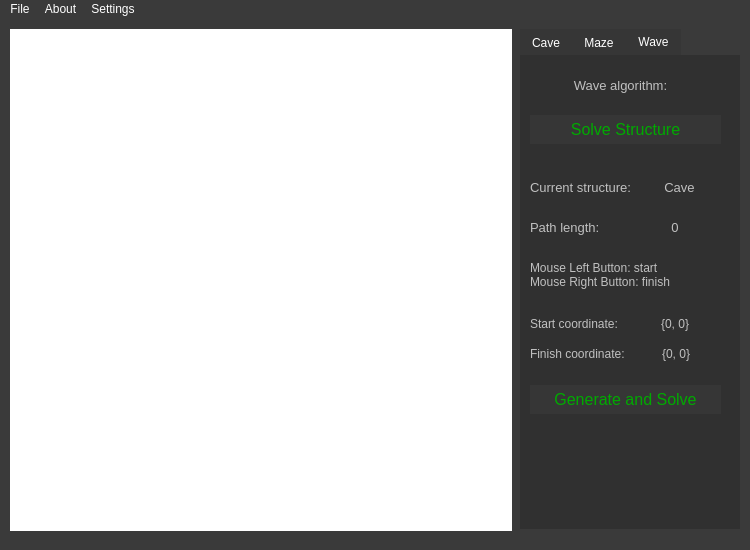
<?xml version="1.0" encoding="UTF-8"?>
<ui version="4.0">
 <class>View</class>
 <widget class="QMainWindow" name="View">
  <property name="geometry">
   <rect>
    <x>0</x>
    <y>0</y>
    <width>750</width>
    <height>550</height>
   </rect>
  </property>
  <property name="minimumSize">
   <size>
    <width>750</width>
    <height>550</height>
   </size>
  </property>
  <property name="maximumSize">
   <size>
    <width>750</width>
    <height>550</height>
   </size>
  </property>
  <property name="windowTitle">
   <string>View</string>
  </property>
  <property name="styleSheet">
   <string notr="true">QMainWindow {
	background-color: #3a3a3a;
}

QMessageBox {
	background-color: #3a3a3a;
}

QMessageBox QLabel {
    color: white;
}

QMessageBox QPushButton {
    color: #00aa00;
	background-color: #363636;
}

QMessageBox QPushButton::pressed {
    color: #00aa00;
	background-color:  #252525;
}

QMenuBar {
	color: white;
	background-color: #3a3a3a;
	border: 0px;
}

QMenuBar::item::selected {
	color: white;
	background-color: #303030;
}

QMenu {
	color: white;
    background-color:  #3a3a3a;
}

QMenu::item {
	color: white;
    background-color:  #3a3a3a;
}

QMenu::item:selected {
    background-color: #303030;
}
</string>
  </property>
  <widget class="QWidget" name="centralwidget">
   <widget class="Scene" name="graphicsView">
    <property name="geometry">
     <rect>
      <x>10</x>
      <y>10</y>
      <width>502</width>
      <height>502</height>
     </rect>
    </property>
    <property name="styleSheet">
     <string notr="true">border: 0px;</string>
    </property>
   </widget>
   <widget class="QTabWidget" name="tabWidget">
    <property name="geometry">
     <rect>
      <x>520</x>
      <y>10</y>
      <width>220</width>
      <height>500</height>
     </rect>
    </property>
    <property name="styleSheet">
     <string notr="true">QTabWidget {
	color: white;
	background-color:  #303030;
	border: 0px;
}

QTabBar::tab {
	color: white;
	background-color: #363636;
}

QTabWidget::pane { border: 0; }</string>
    </property>
    <property name="currentIndex">
     <number>2</number>
    </property>
    <widget class="QWidget" name="Cave">
     <property name="styleSheet">
      <string notr="true">QWidget {
	color: #C0C0C0;
	background-color:  #303030;
	border: 0px;
}

QPushButton {
	color: #00aa00;
	background-color: #363636;
}

QPushButton::pressed {
	color: #00aa00;
	background-color:  #252525;
}

QPushButton::howered {
	color: #00aa00;
	background-color:  #303030;
}

QSpinBox {
	color: #C0C0C0;
	background-color: #363636;
}</string>
     </property>
     <attribute name="title">
      <string>Cave</string>
     </attribute>
     <widget class="QLabel" name="label">
      <property name="geometry">
       <rect>
        <x>10</x>
        <y>90</y>
        <width>201</width>
        <height>20</height>
       </rect>
      </property>
      <property name="font">
       <font>
        <pointsize>10</pointsize>
       </font>
      </property>
      <property name="text">
       <string>Cave generation settings:</string>
      </property>
      <property name="alignment">
       <set>Qt::AlignCenter</set>
      </property>
     </widget>
     <widget class="QWidget" name="layoutWidget">
      <property name="geometry">
       <rect>
        <x>10</x>
        <y>150</y>
        <width>191</width>
        <height>31</height>
       </rect>
      </property>
      <layout class="QHBoxLayout" name="horizontalLayout_3">
       <item>
        <widget class="QLabel" name="label_cols_cave">
         <property name="font">
          <font>
           <pointsize>10</pointsize>
          </font>
         </property>
         <property name="text">
          <string>Cave cols:</string>
         </property>
        </widget>
       </item>
       <item>
        <widget class="QSpinBox" name="cave_cols">
         <property name="font">
          <font>
           <pointsize>10</pointsize>
          </font>
         </property>
         <property name="alignment">
          <set>Qt::AlignCenter</set>
         </property>
         <property name="maximum">
          <number>150</number>
         </property>
        </widget>
       </item>
      </layout>
     </widget>
     <widget class="QWidget" name="layoutWidget">
      <property name="geometry">
       <rect>
        <x>10</x>
        <y>120</y>
        <width>191</width>
        <height>31</height>
       </rect>
      </property>
      <layout class="QHBoxLayout" name="horizontalLayout_4" stretch="0,0">
       <item>
        <widget class="QLabel" name="label_rows_cave">
         <property name="font">
          <font>
           <pointsize>10</pointsize>
          </font>
         </property>
         <property name="text">
          <string>Cave rows:</string>
         </property>
        </widget>
       </item>
       <item>
        <widget class="QSpinBox" name="cave_rows">
         <property name="font">
          <font>
           <pointsize>10</pointsize>
          </font>
         </property>
         <property name="alignment">
          <set>Qt::AlignCenter</set>
         </property>
         <property name="maximum">
          <number>150</number>
         </property>
        </widget>
       </item>
      </layout>
     </widget>
     <widget class="QWidget" name="layoutWidget">
      <property name="geometry">
       <rect>
        <x>10</x>
        <y>10</y>
        <width>191</width>
        <height>67</height>
       </rect>
      </property>
      <layout class="QVBoxLayout" name="verticalLayout">
       <item>
        <widget class="QPushButton" name="ImportCave">
         <property name="text">
          <string>Import</string>
         </property>
        </widget>
       </item>
       <item>
        <widget class="QPushButton" name="ExportCave">
         <property name="font">
          <font>
           <pointsize>12</pointsize>
          </font>
         </property>
         <property name="text">
          <string>Export</string>
         </property>
        </widget>
       </item>
      </layout>
     </widget>
     <widget class="QWidget" name="layoutWidget">
      <property name="geometry">
       <rect>
        <x>10</x>
        <y>190</y>
        <width>191</width>
        <height>31</height>
       </rect>
      </property>
      <layout class="QHBoxLayout" name="horizontalLayout_5">
       <item>
        <widget class="QLabel" name="label_2">
         <property name="font">
          <font>
           <pointsize>10</pointsize>
          </font>
         </property>
         <property name="text">
          <string>Live chance:</string>
         </property>
        </widget>
       </item>
       <item>
        <widget class="QSpinBox" name="live_chance">
         <property name="alignment">
          <set>Qt::AlignCenter</set>
         </property>
         <property name="minimum">
          <number>0</number>
         </property>
         <property name="maximum">
          <number>100</number>
         </property>
        </widget>
       </item>
      </layout>
     </widget>
     <widget class="QWidget" name="layoutWidget">
      <property name="geometry">
       <rect>
        <x>10</x>
        <y>220</y>
        <width>191</width>
        <height>31</height>
       </rect>
      </property>
      <layout class="QHBoxLayout" name="horizontalLayout_6">
       <item>
        <widget class="QLabel" name="label_3">
         <property name="font">
          <font>
           <pointsize>10</pointsize>
          </font>
         </property>
         <property name="text">
          <string>Population:</string>
         </property>
        </widget>
       </item>
       <item>
        <widget class="QSpinBox" name="population_count">
         <property name="alignment">
          <set>Qt::AlignCenter</set>
         </property>
         <property name="minimum">
          <number>1</number>
         </property>
         <property name="maximum">
          <number>100</number>
         </property>
        </widget>
       </item>
      </layout>
     </widget>
     <widget class="QWidget" name="layoutWidget">
      <property name="geometry">
       <rect>
        <x>10</x>
        <y>330</y>
        <width>191</width>
        <height>67</height>
       </rect>
      </property>
      <layout class="QVBoxLayout" name="verticalLayout_2">
       <item>
        <widget class="QPushButton" name="GenerateCave">
         <property name="font">
          <font>
           <pointsize>12</pointsize>
          </font>
         </property>
         <property name="text">
          <string>Generate</string>
         </property>
        </widget>
       </item>
       <item>
        <widget class="QPushButton" name="StepGenerationCave">
         <property name="font">
          <font>
           <pointsize>12</pointsize>
          </font>
         </property>
         <property name="text">
          <string>Step</string>
         </property>
        </widget>
       </item>
      </layout>
     </widget>
     <widget class="QWidget" name="layoutWidget">
      <property name="geometry">
       <rect>
        <x>10</x>
        <y>400</y>
        <width>191</width>
        <height>31</height>
       </rect>
      </property>
      <layout class="QHBoxLayout" name="horizontalLayout_9">
       <item>
        <widget class="QPushButton" name="TimerStartStopCave">
         <property name="font">
          <font>
           <pointsize>12</pointsize>
          </font>
         </property>
         <property name="text">
          <string>Start</string>
         </property>
        </widget>
       </item>
       <item>
        <widget class="QSpinBox" name="timer_value_ms">
         <property name="font">
          <font>
           <pointsize>10</pointsize>
          </font>
         </property>
         <property name="alignment">
          <set>Qt::AlignCenter</set>
         </property>
         <property name="minimum">
          <number>10</number>
         </property>
         <property name="maximum">
          <number>1000</number>
         </property>
         <property name="value">
          <number>100</number>
         </property>
        </widget>
       </item>
      </layout>
     </widget>
     <widget class="QWidget" name="layoutWidget">
      <property name="geometry">
       <rect>
        <x>10</x>
        <y>260</y>
        <width>191</width>
        <height>31</height>
       </rect>
      </property>
      <layout class="QHBoxLayout" name="horizontalLayout_7">
       <item>
        <widget class="QSpinBox" name="born_left_border">
         <property name="maximum">
          <number>8</number>
         </property>
         <property name="value">
          <number>5</number>
         </property>
        </widget>
       </item>
       <item>
        <widget class="QLabel" name="label_4">
         <property name="font">
          <font>
           <pointsize>10</pointsize>
          </font>
         </property>
         <property name="text">
          <string>Born</string>
         </property>
         <property name="alignment">
          <set>Qt::AlignCenter</set>
         </property>
        </widget>
       </item>
       <item>
        <widget class="QSpinBox" name="born_rigth_border">
         <property name="maximum">
          <number>8</number>
         </property>
         <property name="value">
          <number>8</number>
         </property>
        </widget>
       </item>
      </layout>
     </widget>
     <widget class="QWidget" name="layoutWidget">
      <property name="geometry">
       <rect>
        <x>10</x>
        <y>290</y>
        <width>191</width>
        <height>31</height>
       </rect>
      </property>
      <layout class="QHBoxLayout" name="horizontalLayout_8">
       <item>
        <widget class="QSpinBox" name="survive_left_border">
         <property name="maximum">
          <number>8</number>
         </property>
         <property name="value">
          <number>4</number>
         </property>
        </widget>
       </item>
       <item>
        <widget class="QLabel" name="label_5">
         <property name="font">
          <font>
           <pointsize>10</pointsize>
          </font>
         </property>
         <property name="text">
          <string>Survive</string>
         </property>
         <property name="alignment">
          <set>Qt::AlignCenter</set>
         </property>
        </widget>
       </item>
       <item>
        <widget class="QSpinBox" name="survive_rigth_border">
         <property name="maximum">
          <number>8</number>
         </property>
         <property name="value">
          <number>8</number>
         </property>
        </widget>
       </item>
      </layout>
     </widget>
     <widget class="QWidget" name="layoutWidget">
      <property name="geometry">
       <rect>
        <x>10</x>
        <y>440</y>
        <width>191</width>
        <height>26</height>
       </rect>
      </property>
      <layout class="QHBoxLayout" name="horizontalLayout_10">
       <item>
        <widget class="QLabel" name="label_6">
         <property name="font">
          <font>
           <pointsize>9</pointsize>
          </font>
         </property>
         <property name="text">
          <string>Current population:</string>
         </property>
        </widget>
       </item>
       <item>
        <widget class="QLabel" name="current_population">
         <property name="font">
          <font>
           <pointsize>9</pointsize>
          </font>
         </property>
         <property name="text">
          <string>0</string>
         </property>
         <property name="alignment">
          <set>Qt::AlignCenter</set>
         </property>
        </widget>
       </item>
      </layout>
     </widget>
    </widget>
    <widget class="QWidget" name="Maze">
     <property name="styleSheet">
      <string notr="true">QWidget {
	color: #C0C0C0;
	background-color:  #303030;
	border: 0px;
}

QPushButton {
	color: #00aa00;
	background-color: #363636;
}

QPushButton::pressed {
	color: #00aa00;
	background-color:  #252525;
}

QPushButton::selected {
	color: #00aa00;
	background-color:  #303030;
}

QSpinBox {
	color: #C0C0C0;
	background-color: #363636;
}</string>
     </property>
     <attribute name="title">
      <string>Maze</string>
     </attribute>
     <widget class="QLabel" name="label_7">
      <property name="geometry">
       <rect>
        <x>10</x>
        <y>90</y>
        <width>201</width>
        <height>20</height>
       </rect>
      </property>
      <property name="font">
       <font>
        <pointsize>10</pointsize>
       </font>
      </property>
      <property name="text">
       <string>Maze generation settings:</string>
      </property>
      <property name="alignment">
       <set>Qt::AlignCenter</set>
      </property>
     </widget>
     <widget class="QPushButton" name="GenerateMaze">
      <property name="geometry">
       <rect>
        <x>10</x>
        <y>200</y>
        <width>191</width>
        <height>29</height>
       </rect>
      </property>
      <property name="font">
       <font>
        <pointsize>12</pointsize>
       </font>
      </property>
      <property name="text">
       <string>Generate</string>
      </property>
     </widget>
     <widget class="QWidget" name="layoutWidget">
      <property name="geometry">
       <rect>
        <x>10</x>
        <y>120</y>
        <width>191</width>
        <height>33</height>
       </rect>
      </property>
      <layout class="QHBoxLayout" name="horizontalLayout" stretch="0,0">
       <item>
        <widget class="QLabel" name="label_rows">
         <property name="font">
          <font>
           <pointsize>10</pointsize>
          </font>
         </property>
         <property name="text">
          <string>Maze rows:</string>
         </property>
        </widget>
       </item>
       <item>
        <widget class="QSpinBox" name="maze_rows">
         <property name="font">
          <font>
           <pointsize>10</pointsize>
          </font>
         </property>
         <property name="alignment">
          <set>Qt::AlignCenter</set>
         </property>
         <property name="minimum">
          <number>0</number>
         </property>
         <property name="maximum">
          <number>100</number>
         </property>
         <property name="value">
          <number>0</number>
         </property>
        </widget>
       </item>
      </layout>
     </widget>
     <widget class="QWidget" name="layoutWidget">
      <property name="geometry">
       <rect>
        <x>10</x>
        <y>150</y>
        <width>191</width>
        <height>33</height>
       </rect>
      </property>
      <layout class="QHBoxLayout" name="horizontalLayout_2" stretch="0,0">
       <item>
        <widget class="QLabel" name="label_cols">
         <property name="font">
          <font>
           <pointsize>10</pointsize>
          </font>
         </property>
         <property name="text">
          <string>Maze cols:</string>
         </property>
        </widget>
       </item>
       <item>
        <widget class="QSpinBox" name="maze_cols">
         <property name="font">
          <font>
           <pointsize>10</pointsize>
          </font>
         </property>
         <property name="alignment">
          <set>Qt::AlignCenter</set>
         </property>
         <property name="minimum">
          <number>0</number>
         </property>
         <property name="maximum">
          <number>100</number>
         </property>
         <property name="value">
          <number>0</number>
         </property>
        </widget>
       </item>
      </layout>
     </widget>
     <widget class="QWidget" name="layoutWidget">
      <property name="geometry">
       <rect>
        <x>10</x>
        <y>10</y>
        <width>191</width>
        <height>70</height>
       </rect>
      </property>
      <layout class="QVBoxLayout" name="verticalLayout_3">
       <item>
        <widget class="QPushButton" name="ImportMaze">
         <property name="font">
          <font>
           <pointsize>12</pointsize>
          </font>
         </property>
         <property name="text">
          <string>Import</string>
         </property>
        </widget>
       </item>
       <item>
        <widget class="QPushButton" name="ExportMaze">
         <property name="font">
          <font>
           <pointsize>12</pointsize>
          </font>
         </property>
         <property name="text">
          <string>Export</string>
         </property>
        </widget>
       </item>
      </layout>
     </widget>
     <widget class="QLabel" name="label_eyler">
      <property name="geometry">
       <rect>
        <x>17</x>
        <y>240</y>
        <width>191</width>
        <height>81</height>
       </rect>
      </property>
      <property name="text">
       <string>&lt;html&gt;&lt;head/&gt;&lt;body&gt;&lt;p&gt;Eller's algorithm creates&lt;br/&gt;perfect mazes, having only&lt;br/&gt;a single path between any&lt;br/&gt;two cells, one row at a time. &lt;/p&gt;&lt;/body&gt;&lt;/html&gt;</string>
      </property>
     </widget>
    </widget>
    <widget class="QWidget" name="Wave">
     <property name="styleSheet">
      <string notr="true">QWidget {
	color: #C0C0C0;
	background-color:  #303030;
	border: 0px;
}

QPushButton {
	color: #00aa00;
	background-color: #363636;
}

QPushButton::pressed {
	color: #00aa00;
	background-color:  #252525;
}

QPushButton::howered {
	color: #00aa00;
	background-color:  #303030;
}

QSpinBox {
	color: #C0C0C0;
	background-color: #363636;
}</string>
     </property>
     <attribute name="title">
      <string>Wave</string>
     </attribute>
     <widget class="QPushButton" name="SolveStrucute">
      <property name="geometry">
       <rect>
        <x>10</x>
        <y>60</y>
        <width>191</width>
        <height>29</height>
       </rect>
      </property>
      <property name="font">
       <font>
        <pointsize>12</pointsize>
       </font>
      </property>
      <property name="text">
       <string>Solve Structure</string>
      </property>
     </widget>
     <widget class="QLabel" name="label_8">
      <property name="geometry">
       <rect>
        <x>0</x>
        <y>20</y>
        <width>201</width>
        <height>20</height>
       </rect>
      </property>
      <property name="font">
       <font>
        <pointsize>10</pointsize>
       </font>
      </property>
      <property name="text">
       <string>Wave algorithm:</string>
      </property>
      <property name="alignment">
       <set>Qt::AlignCenter</set>
      </property>
     </widget>
     <widget class="QWidget" name="layoutWidget">
      <property name="geometry">
       <rect>
        <x>10</x>
        <y>120</y>
        <width>191</width>
        <height>25</height>
       </rect>
      </property>
      <layout class="QHBoxLayout" name="horizontalLayout_11">
       <item>
        <widget class="QLabel" name="label_9">
         <property name="font">
          <font>
           <pointsize>10</pointsize>
          </font>
         </property>
         <property name="text">
          <string>Current structure:</string>
         </property>
        </widget>
       </item>
       <item>
        <widget class="QLabel" name="current_structure">
         <property name="font">
          <font>
           <pointsize>10</pointsize>
          </font>
         </property>
         <property name="text">
          <string>Cave</string>
         </property>
         <property name="alignment">
          <set>Qt::AlignCenter</set>
         </property>
        </widget>
       </item>
      </layout>
     </widget>
     <widget class="QWidget" name="layoutWidget">
      <property name="geometry">
       <rect>
        <x>10</x>
        <y>160</y>
        <width>191</width>
        <height>25</height>
       </rect>
      </property>
      <layout class="QHBoxLayout" name="horizontalLayout_12" stretch="0,0">
       <item>
        <widget class="QLabel" name="label_11">
         <property name="font">
          <font>
           <pointsize>10</pointsize>
          </font>
         </property>
         <property name="text">
          <string>Path length:</string>
         </property>
        </widget>
       </item>
       <item>
        <widget class="QLabel" name="path_length">
         <property name="font">
          <font>
           <pointsize>10</pointsize>
          </font>
         </property>
         <property name="text">
          <string>0</string>
         </property>
         <property name="alignment">
          <set>Qt::AlignCenter</set>
         </property>
        </widget>
       </item>
      </layout>
     </widget>
     <widget class="QLabel" name="label_path_info">
      <property name="geometry">
       <rect>
        <x>10</x>
        <y>200</y>
        <width>201</width>
        <height>41</height>
       </rect>
      </property>
      <property name="text">
       <string>&lt;html&gt;&lt;head/&gt;&lt;body&gt;&lt;p&gt;Mouse Left Button: start&lt;br/&gt;Mouse Right Button: finish&lt;/p&gt;&lt;/body&gt;&lt;/html&gt;</string>
      </property>
     </widget>
     <widget class="QWidget" name="layoutWidget_2">
      <property name="geometry">
       <rect>
        <x>10</x>
        <y>290</y>
        <width>191</width>
        <height>18</height>
       </rect>
      </property>
      <layout class="QHBoxLayout" name="horizontalLayout_14">
       <item>
        <widget class="QLabel" name="label_13">
         <property name="text">
          <string>Finish coordinate:</string>
         </property>
        </widget>
       </item>
       <item>
        <widget class="QLabel" name="label_finish_position">
         <property name="text">
          <string>{0, 0}</string>
         </property>
         <property name="alignment">
          <set>Qt::AlignCenter</set>
         </property>
        </widget>
       </item>
      </layout>
     </widget>
     <widget class="QWidget" name="layoutWidget">
      <property name="geometry">
       <rect>
        <x>10</x>
        <y>260</y>
        <width>191</width>
        <height>18</height>
       </rect>
      </property>
      <layout class="QHBoxLayout" name="horizontalLayout_13">
       <item>
        <widget class="QLabel" name="label_10">
         <property name="text">
          <string>Start coordinate:</string>
         </property>
        </widget>
       </item>
       <item>
        <widget class="QLabel" name="label_start_position">
         <property name="text">
          <string>{0, 0}</string>
         </property>
         <property name="alignment">
          <set>Qt::AlignCenter</set>
         </property>
        </widget>
       </item>
      </layout>
     </widget>
     <widget class="QPushButton" name="GenerateAndSolveStructure">
      <property name="geometry">
       <rect>
        <x>10</x>
        <y>330</y>
        <width>191</width>
        <height>29</height>
       </rect>
      </property>
      <property name="font">
       <font>
        <pointsize>12</pointsize>
       </font>
      </property>
      <property name="text">
       <string>Generate and Solve</string>
      </property>
     </widget>
    </widget>
   </widget>
  </widget>
  <widget class="QMenuBar" name="menubar">
   <property name="geometry">
    <rect>
     <x>0</x>
     <y>0</y>
     <width>750</width>
     <height>21</height>
    </rect>
   </property>
   <widget class="QMenu" name="menuFile">
    <property name="title">
     <string>File</string>
    </property>
    <addaction name="actionImport"/>
   </widget>
   <widget class="QMenu" name="menuAbout">
    <property name="title">
     <string>About</string>
    </property>
    <addaction name="actionWave_Algorithm"/>
    <addaction name="actionCave_Generation"/>
   </widget>
   <widget class="QMenu" name="menuSettings">
    <property name="title">
     <string>Settings</string>
    </property>
    <addaction name="actionWall_color"/>
    <addaction name="actionPath_color"/>
   </widget>
   <addaction name="menuFile"/>
   <addaction name="menuAbout"/>
   <addaction name="menuSettings"/>
  </widget>
  <action name="actionWave_Algorithm">
   <property name="text">
    <string>Wave Algorithm</string>
   </property>
  </action>
  <action name="actionCave_Generation">
   <property name="text">
    <string>Cave Generation</string>
   </property>
  </action>
  <action name="actionImport">
   <property name="text">
    <string>Import</string>
   </property>
  </action>
  <action name="actionWall_color">
   <property name="text">
    <string>Wall color</string>
   </property>
  </action>
  <action name="actionEmpty_color">
   <property name="text">
    <string>Empty color</string>
   </property>
  </action>
  <action name="actionPath_color">
   <property name="text">
    <string>Path color</string>
   </property>
  </action>
 </widget>
 <customwidgets>
  <customwidget>
   <class>Scene</class>
   <extends>QGraphicsView</extends>
   <header>scene.h</header>
  </customwidget>
 </customwidgets>
 <resources/>
 <connections/>
</ui>
